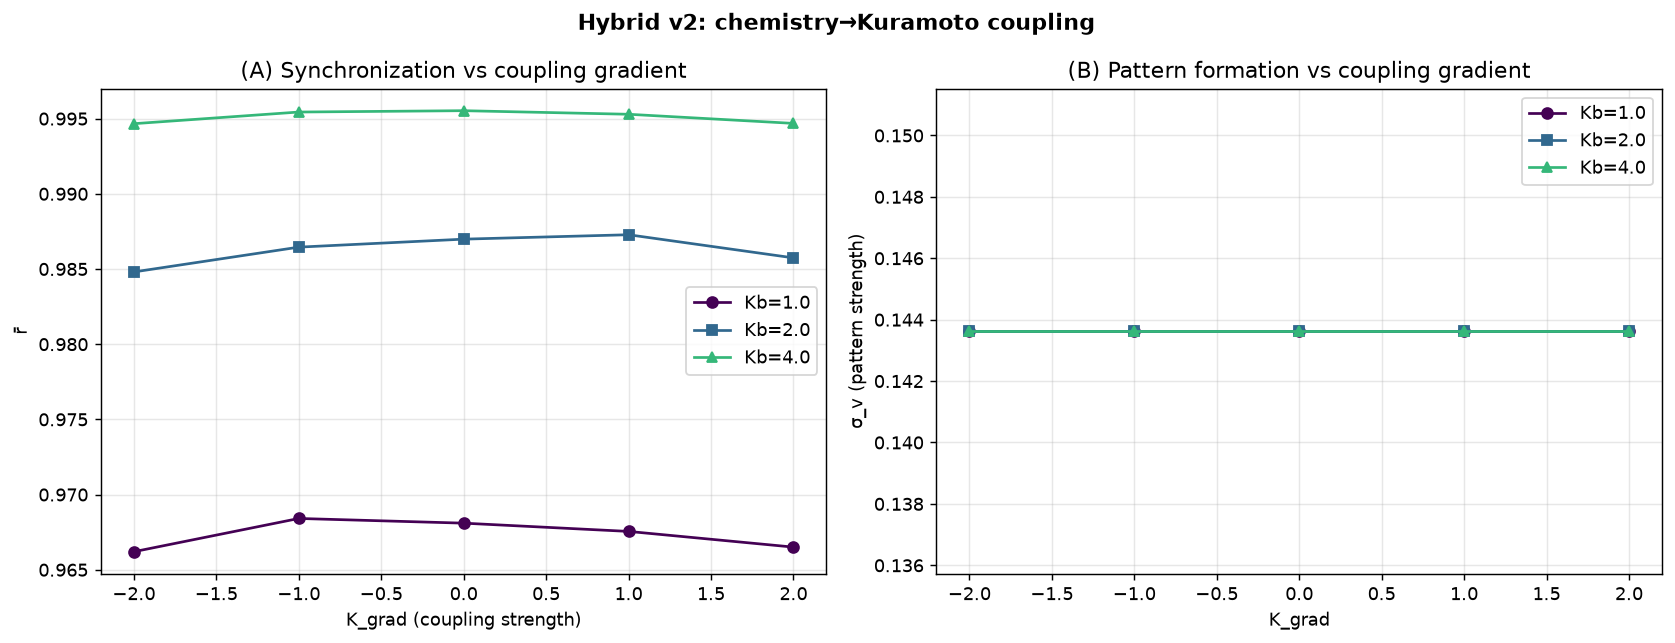

The Python source for this figure:
"""
Hybrid v2: INVERSE coupling — chemistry → Kuramoto.
=====================================================
In v1, Kuramoto sync killed Gray-Scott patterns (negative result).
Here we flip the arrow: the local morphogen field v(x,t) modulates
the local Kuramoto coupling strength K_local(v).

Hypothesis: spatial gradients in v create spatial gradients in K,
which can FRAGMENT synchronization (chimera-like states) or
SELECTIVELY synchronize only v-rich regions.
"""
import numpy as np
import json
import matplotlib
matplotlib.use("Agg")
import matplotlib.pyplot as plt

L = 24
m = 8

def laplacian_2d(f):
    return (np.roll(f, 1, 0) + np.roll(f, -1, 0) +
            np.roll(f, 1, 1) + np.roll(f, -1, 1) - 4*f)

def kuramoto_r(theta):
    return np.abs(np.mean(np.exp(1j*theta), axis=2))

def step(theta, u, v, omega, K_base, K_grad_strength,
         K_net, Du, Dv, F, k, dt):
    """v modulates K_local: K(x) = K_base * (1 + alpha*(v - v_mean))."""
    r_cell = kuramoto_r(theta)
    R_cell = r_cell * np.exp(1j*np.angle(np.mean(np.exp(1j*theta), axis=2)))
    R_nb = (
        np.roll(R_cell, 1, 0) + np.roll(R_cell, -1, 0) +
        np.roll(R_cell, 1, 1) + np.roll(R_cell, -1, 1)
    ) / 4.0
    psi_nb = np.angle(R_nb)
    psi_self = np.angle(np.mean(np.exp(1j*theta), axis=2))

    # Spatially-varying local coupling
    K_local_field = K_base * (1 + K_grad_strength * (v - v.mean()))
    K_local_b = K_local_field[:, :, None]

    dtheta = (omega +
              K_local_b * r_cell[:, :, None] * np.sin(psi_self[:, :, None] - theta) +
              K_net * np.sin(psi_nb[:, :, None] - theta))
    theta_new = theta + dt * dtheta

    # Gray-Scott (unmodulated by r)
    uvv = u * v * v
    Lu = laplacian_2d(u); Lv = laplacian_2d(v)
    u_new = u + dt * (Du * Lu - uvv + F * (1 - u))
    v_new = v + dt * (Dv * Lv + uvv - (F + k) * v)
    return theta_new, u_new, v_new

def run(K_base, K_grad, K_net, T=120, dt=0.05, seed=0):
    rng = np.random.default_rng(seed)
    theta = rng.uniform(-np.pi, np.pi, (L, L, m))
    omega = rng.standard_normal((L, L, m)) * 0.5
    u = np.ones((L, L))
    v = np.zeros((L, L))
    # Larger perturbation to ensure pattern formation
    v[L//2-3:L//2+3, L//2-3:L//2+3] = 0.7

    steps = int(T/dt)
    r_series = np.zeros(steps)
    sigma_v_series = np.zeros(steps)
    for s in range(steps):
        theta, u, v = step(theta, u, v, omega, K_base, K_grad,
                           K_net, 0.16, 0.08, 0.04, 0.06, dt)
        r_series[s] = kuramoto_r(theta).mean()
        sigma_v_series[s] = v.std()
    return {
        "r_final": float(r_series[-50:].mean()),
        "sigma_v_final": float(sigma_v_series[-50:].mean()),
        "r_max": float(r_series.max()),
        "r_field_final": kuramoto_r(theta).tolist(),
        "v_final": v.tolist(),
        "r_series": r_series[::20].tolist(),
        "sigma_v_series": sigma_v_series[::20].tolist(),
    }

if __name__ == "__main__":
    print("="*64)
    print("HYBRID v2 — Chemistry → Kuramoto coupling")
    print("="*64)
    # Sweep (K_base × K_grad)
    K_base_grid = [1.0, 2.0, 4.0]
    K_grad_grid = [-2.0, -1.0, 0.0, 1.0, 2.0]
    K_net_fix = 1.0
    results = {}
    for Kb in K_base_grid:
        for Kg in K_grad_grid:
            res = run(Kb, Kg, K_net_fix, T=120, dt=0.05, seed=hash((Kb,Kg))&0xFFFF)
            key = f"Kb={Kb:.1f}_Kg={Kg:+.1f}"
            results[key] = res
            print(f"  Kb={Kb:.1f}  Kg={Kg:+.1f}  "
                  f"r̄={res['r_final']:.3f}  r_max={res['r_max']:.3f}  "
                  f"σ_v={res['sigma_v_final']:.4f}")

    # Plot the tradeoff
    fig, axes = plt.subplots(1, 2, figsize=(13, 5))
    cmap = plt.cm.viridis
    markers = ['o','s','^']
    for i, Kb in enumerate(K_base_grid):
        rs = [results[f"Kb={Kb:.1f}_Kg={Kg:+.1f}"]["r_final"]
              for Kg in K_grad_grid]
        svs = [results[f"Kb={Kb:.1f}_Kg={Kg:+.1f}"]["sigma_v_final"]
               for Kg in K_grad_grid]
        axes[0].plot(K_grad_grid, rs, f'{markers[i]}-',
                     color=cmap(i/len(K_base_grid)), label=f"Kb={Kb:.1f}")
        axes[1].plot(K_grad_grid, svs, f'{markers[i]}-',
                     color=cmap(i/len(K_base_grid)), label=f"Kb={Kb:.1f}")
    axes[0].set_xlabel("K_grad (coupling strength)"); axes[0].set_ylabel("r̄")
    axes[0].set_title("(A) Synchronization vs coupling gradient"); axes[0].grid(alpha=0.3); axes[0].legend()
    axes[1].set_xlabel("K_grad"); axes[1].set_ylabel("σ_v (pattern strength)")
    axes[1].set_title("(B) Pattern formation vs coupling gradient"); axes[1].grid(alpha=0.3); axes[1].legend()
    plt.suptitle("Hybrid v2: chemistry→Kuramoto coupling",
                 fontsize=12, fontweight="bold")
    plt.tight_layout()
    plt.savefig("hybrid_v2_chemistry_to_kuramoto.png", dpi=130, bbox_inches="tight")
    plt.close()
    with open("hybrid_v2_results.json","w") as f:
        json.dump(results, f, indent=2)
    print("Saved hybrid_v2_chemistry_to_kuramoto.png + .json")
